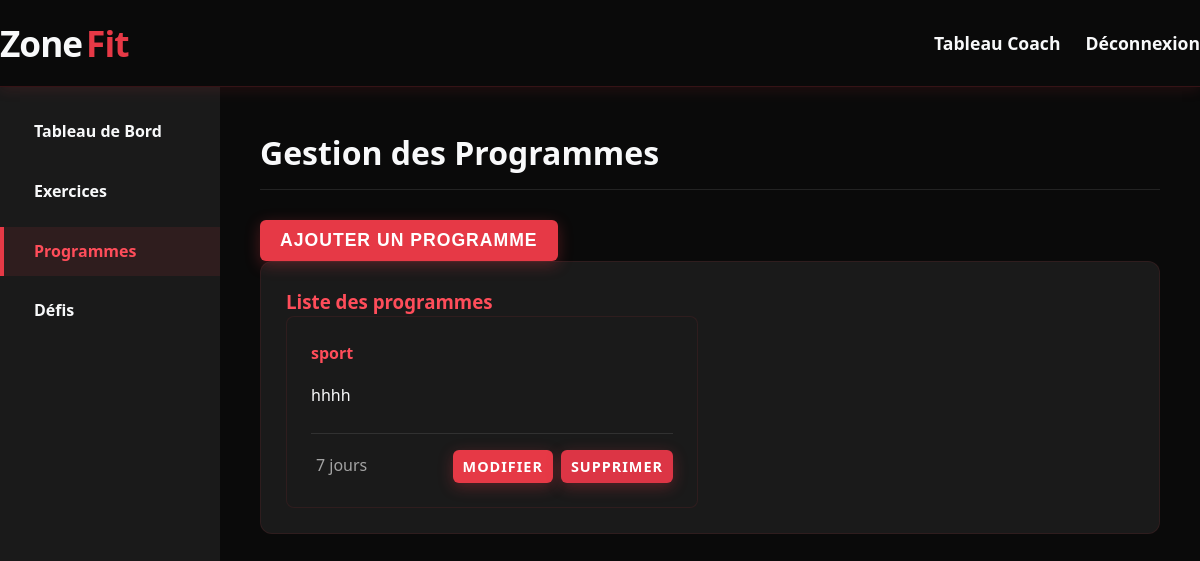
The app's page /coach/programs.php (signed in) with its own data.
### tables this page shows
CREATE TABLE `programs` (
  `id` int(11) NOT NULL,
  `coach_id` int(11) NOT NULL,
  `title` varchar(100) NOT NULL,
  `description` text DEFAULT NULL,
  `duration` int(11) DEFAULT NULL,
  `difficulty` enum('beginner','intermediate','advanced') DEFAULT NULL,
  `created_at` timestamp NOT NULL DEFAULT current_timestamp()
);

### coach/programs.php (the view, shortened to what this page needs)
<?php
include '../includes/config.php';
$coach_id = $_SESSION['user_id'];
$stmt = $pdo->prepare("SELECT * FROM programs WHERE coach_id = ? ORDER BY created_at DESC");
$stmt->execute([$coach_id]);
$programs = $stmt->fetchAll(PDO::FETCH_ASSOC);
include '../includes/header.php';
?>
<div class="dashboard">
    <div class="sidebar">
        <ul>
            <li><a href="dashboard.php"><i class="fas fa-tachometer-alt"></i> Tableau de Bord</a></li>
            <li><a href="exercises.php"><i class="fas fa-running"></i> Exercices</a></li>
            <li><a href="programs.php" class="active"><i class="fas fa-project-diagram"></i> Programmes</a></li>
            <li><a href="challenges.php"><i class="fas fa-trophy"></i> Défis</a></li>
        </ul>
    </div>
    <div class="main-content">
        <h2>Gestion des Programmes</h2>
        <button id="toggleProgramForm" class="btn">Ajouter un programme</button>
        <div class="card">
            <h3>Liste des programmes</h3>
            <?php if (empty($programs)): ?>
                <p>Aucun programme trouvé.</p>
            <?php else: ?>
                <div class="programs-grid">
                    <?php foreach ($programs as $program): ?>
                        <div class="program-card">
                            <div class="program-header">
                                <h4><?= htmlspecialchars($program['title']) ?></h4>
                                <span class="difficulty difficulty-<?= $program['difficulty'] ?>">
                                </span>
                            </div>
                            <p><?= nl2br(htmlspecialchars($program['description'])) ?></p>
                            <div class="program-meta">
                                <span><i class="fas fa-calendar-alt"></i> <?= $program['duration'] ?> jours</span>
                                <div class="actions">
                                    <a href="edit_program.php?id=<?= $program['id'] ?>" class="btn btn-sm">Modifier</a>
                                    <a href="programs.php?delete=<?= $program['id'] ?>" class="btn btn-sm btn-danger" onclick="return confirm('Êtes-vous sûr de vouloir supprimer ce programme?')">Supprimer</a>
                                </div>
                            </div>
                        </div>
                    <?php endforeach; ?>
                </div>
            <?php endif; ?>
        </div>
    </div>
</div>

### includes/header.php (style rules this page uses)
* { margin: 0; padding: 0; box-sizing: border-box; }
.btn { display: inline-block; background: var(--red); color: white; padding: 14px 32px; border-radius: 50px; text-decoration: none; font-weight: 700; text-transform: uppercase; letter-spacing: 1px; transition: var(--transition); border: none; cursor: pointer; font-size: 1.1rem; box-shadow: 0 4px 15px rgba(230, 57, 70, 0.3); }

### coach/programs.php (style rules this page uses)
.dashboard { display: flex; min-height: 100vh; }
.main-content { flex: 1; padding: 40px; background: var(--black); }
h2 { font-size: 2rem; margin-bottom: 30px; border-bottom: 1px solid rgba(255, 255, 255, 0.1); padding-bottom: 10px; color: var(--light); }
.sidebar { background: var(--dark-gray); width: 220px; padding: 20px 0; display: flex; flex-direction: column; gap: 10px; }
.sidebar ul { list-style: none; padding: 0; margin: 0; }
.sidebar ul li { margin-bottom: 10px; }
.sidebar ul li a { color: var(--light); text-decoration: none; padding: 12px 20px; display: flex; align-items: center; font-weight: 600; border-left: 4px solid transparent; transition: var(--transition); }
.sidebar ul li a.active, .sidebar ul li a:hover { border-left: 4px solid var(--red); background: rgba(230, 57, 70, 0.1); color: var(--light-red); }
.card { background: var(--dark-gray); padding: 25px; border-radius: 12px; border: 1px solid rgba(230, 57, 70, 0.1); margin-bottom: 20px; }
.card h3 { color: var(--light-red); margin-top: 0; }
.btn { background: var(--red); color: white; border: none; padding: 10px 20px; border-radius: 6px; cursor: pointer; transition: var(--transition); text-decoration: none; display: inline-block; }
.btn-sm { padding: 5px 10px; font-size: 0.9rem; }
.btn-danger { background: #dc3545; }
.programs-grid { display: grid; grid-template-columns: repeat(auto-fill, minmax(300px, 1fr)); gap: 1.5rem; }
.program-card { background: var(--dark-gray); border-radius: 8px; padding: 1.5rem; border: 1px solid rgba(230, 57, 70, 0.1); transition: var(--transition); }
.program-header { display: flex; justify-content: space-between; align-items: center; margin-bottom: 1rem; }
.program-card h4 { margin: 0; color: var(--light-red); }
.difficulty { padding: 0.25rem 0.75rem; border-radius: 50px; font-size: 0.8rem; font-weight: bold; }
.program-meta { display: flex; justify-content: space-between; align-items: center; margin-top: 1.5rem; padding-top: 1rem; border-top: 1px solid rgba(255, 255, 255, 0.1); }
.program-meta span { color: rgba(255, 255, 255, 0.6); }
.actions { display: flex; gap: 0.5rem; }

### records on screen
programs: title "sport", description "hhhh", duration "7"
